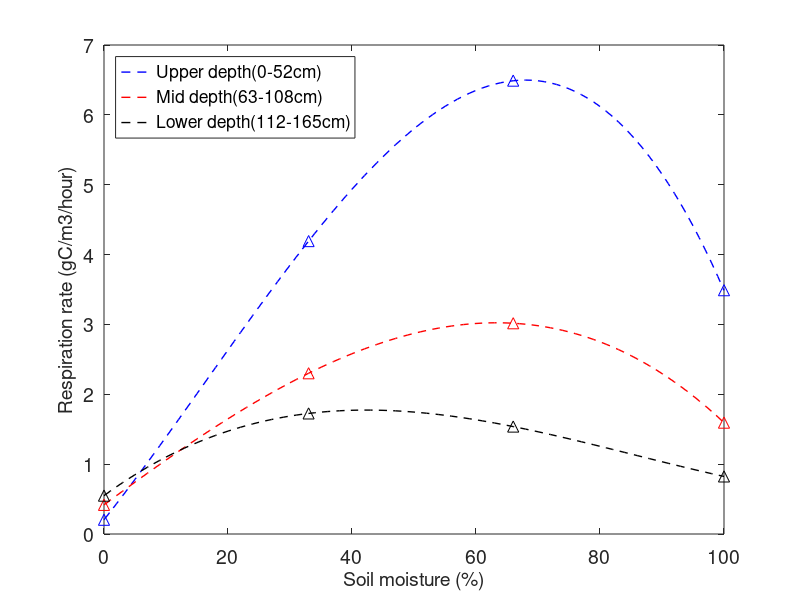

Reproduce this figure in MATLAB.
clear;

x_axis=[0 33 66 100];
top=[0.204 4.193 6.490 3.490];
mid=[0.417 2.301 3.017 1.594];
bot=[0.549 1.726 1.538 0.824];

top_1=zeros(1,100);
mid_1=zeros(1,100);
bot_1=zeros(1,100);
for i=0:100
    top_1(i+1)=-1.579e-05*i^3+0.0007863*i^2+0.1121*i+0.204;
    mid_1(i+1)=-4.122e-06*i^3-0.0001282*i^2+0.06581*i+0.417;
    bot_1(i+1)=3.983e-06*i^3-0.001021*i^2+0.06502*i+0.549;
end

plot(0:100,top_1,'b--','LineWidth',1);hold on;
plot(0:100,mid_1,'r--','LineWidth',1);
plot(0:100,bot_1,'k--','LineWidth',1);
plot(x_axis,top,'b^','MarkerSize',8);hold on;
plot(x_axis,mid,'r^','MarkerSize',8);
plot(x_axis,bot,'k^','MarkerSize',8);
set(gca,'fontsize',14);
%ylim([0 6]);
xlabel('Soil moisture (%)','FontSize',14);
ylabel('Respiration rate (gC/m3/hour)','FontSize',14);
legend('Upper depth(0-52cm)','Mid depth(63-108cm)','Lower depth(112-165cm)','Location','NorthWest');
%title({'Respiration rate in different soil moisture';'on the first day of incubation'},'FontSize',22,'FontWeight','bold');